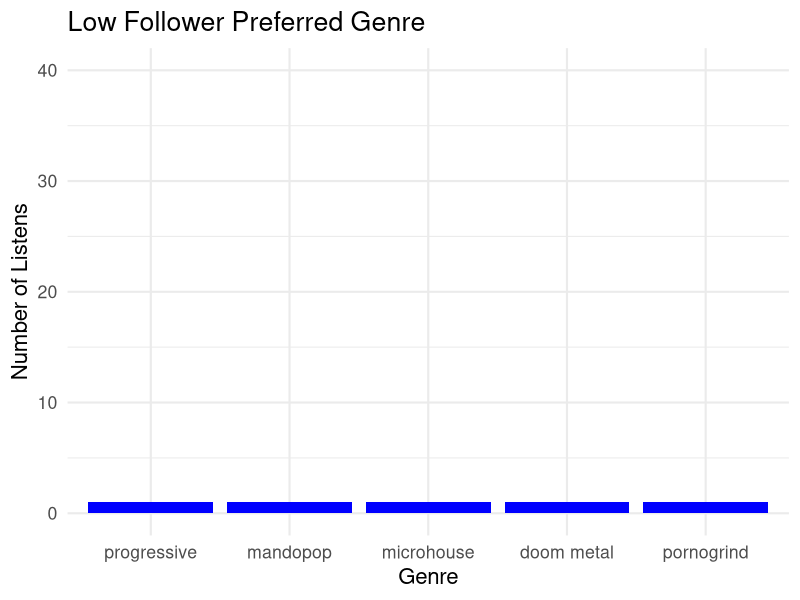
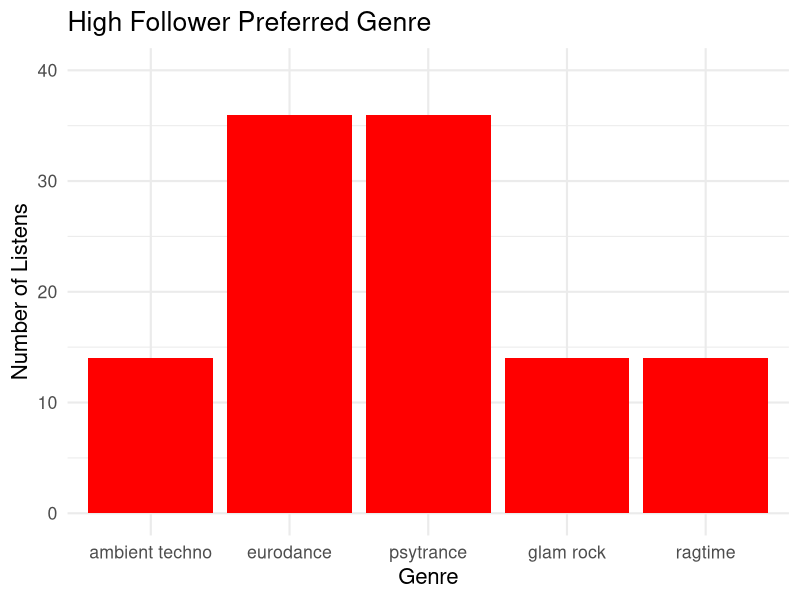

Generate these figures, in order, with R:
# Greg Lynskey

rm(list= ls())
library(ggplot2)

# - Friend correlation to Music Genre
#   - Hypothesis: Do less followers lead to listening to sad music
#   - DataNeeded: Count of follow occurances (get min) vs genre

friend_genre <- read.csv("friend_genre.csv", header=TRUE)

fri_gen_df <- data.frame(
  friend_genre$follows,
  friend_genre$genrename
)
colnames(fri_gen_df) <- c("user", "genre")

follow_counter <- table(friend_genre$follows)
fc_df <- as.data.frame(follow_counter)

colnames(fc_df) <- c("User", "NumFriends")
fc_df_min <- fc_df[order(fc_df$NumFriends),]
rownames(fc_df_min) <- seq_len(nrow(fc_df_min))
fc_df_max <- fc_df[order(-fc_df$NumFriends),]
rownames(fc_df_max) <- seq_len(nrow(fc_df_max))

# Get users most listened to genres
user_top_genre <- function(u_id){
  top <- fri_gen_df[fri_gen_df$user == u_id,]
  top_counter_t <- table(top$genre)
  top_counter_df <- as.data.frame(top_counter_t)
  colnames(top_counter_df) <- c("genre", "plays")
  top_counter_df <- top_counter_df[order(-top_counter_df$plays),]
  return(top_counter_df[1:5,])
}

min1 <- user_top_genre(fc_df_min$User[1])
min2 <- user_top_genre(fc_df_min$User[2])
min3 <- user_top_genre(fc_df_min$User[3])
min4 <- user_top_genre(fc_df_min$User[4])
min5 <- user_top_genre(fc_df_min$User[5])

max1 <- user_top_genre(fc_df_max$User[1])
max2 <- user_top_genre(fc_df_max$User[2])
max3 <- user_top_genre(fc_df_max$User[3])
max4 <- user_top_genre(fc_df_max$User[4])
max5 <- user_top_genre(fc_df_max$User[5])

master_min <- rbind(min1, min2, min3, min4, min5)
master_min <- na.omit(master_min)

master_max <- rbind(max1, max2, max3, max4, max5)
master_max <- master_max[order(-master_max$plays),]
master_max <- master_max[1:5,]

p_min <- ggplot(master_min, aes(x=master_min$genre, y=master_min$plays)) +
  geom_bar(stat="identity", fill="blue")

p_min + labs(title="Low Follower Preferred Genre") +
  xlab("Genre") + ylab("Number of Listens") + ylim(0,40) + theme_minimal(base_size = 16)

p_max <- ggplot(master_max, aes(x=master_max$genre, y=master_max$plays)) +
  geom_bar(stat="identity", fill="red")

p_max + labs(title="High Follower Preferred Genre") +
  xlab("Genre") + ylab("Number of Listens") + ylim(0,40) + theme_minimal(base_size = 16)
